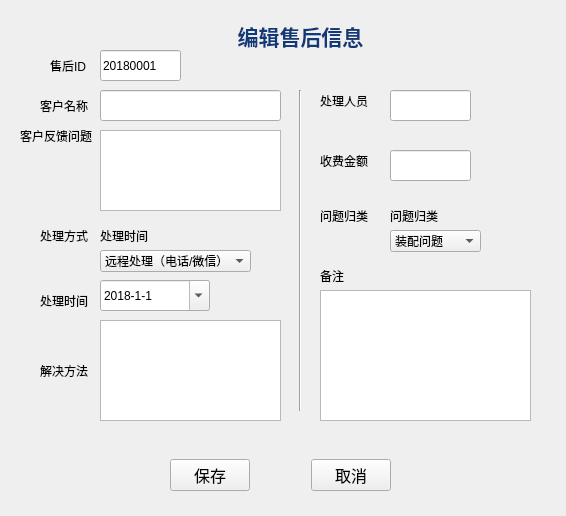
<?xml version="1.0" encoding="UTF-8"?>
<ui version="4.0">
 <class>Form</class>
 <widget class="QWidget" name="Form">
  <property name="geometry">
   <rect>
    <x>0</x>
    <y>0</y>
    <width>566</width>
    <height>516</height>
   </rect>
  </property>
  <property name="focusPolicy">
   <enum>Qt::StrongFocus</enum>
  </property>
  <property name="windowTitle">
   <string>Form</string>
  </property>
  <property name="autoFillBackground">
   <bool>true</bool>
  </property>
  <widget class="QLabel" name="label_13">
   <property name="geometry">
    <rect>
     <x>220</x>
     <y>20</y>
     <width>161</width>
     <height>31</height>
    </rect>
   </property>
   <property name="text">
    <string>&lt;html&gt;&lt;head/&gt;&lt;body&gt;&lt;p align=&quot;center&quot;&gt;&lt;span style=&quot; font-size:16pt; font-weight:600; color:#0f3978;&quot;&gt;编辑售后信息&lt;/span&gt;&lt;/p&gt;&lt;/body&gt;&lt;/html&gt;</string>
   </property>
  </widget>
  <widget class="QLabel" name="label_7">
   <property name="geometry">
    <rect>
     <x>320</x>
     <y>260</y>
     <width>59</width>
     <height>31</height>
    </rect>
   </property>
   <property name="text">
    <string>备注</string>
   </property>
  </widget>
  <widget class="QLabel" name="label_6">
   <property name="geometry">
    <rect>
     <x>320</x>
     <y>70</y>
     <width>59</width>
     <height>61</height>
    </rect>
   </property>
   <property name="text">
    <string>处理人员</string>
   </property>
  </widget>
  <widget class="QWidget" name="horizontalLayoutWidget">
   <property name="geometry">
    <rect>
     <x>170</x>
     <y>450</y>
     <width>221</width>
     <height>51</height>
    </rect>
   </property>
   <layout class="QHBoxLayout" name="horizontalLayout">
    <item>
     <widget class="QPushButton" name="pushButton_save">
      <property name="font">
       <font>
        <family>宋体</family>
        <pointsize>12</pointsize>
        <weight>50</weight>
        <bold>false</bold>
       </font>
      </property>
      <property name="text">
       <string>保存</string>
      </property>
     </widget>
    </item>
    <item>
     <spacer name="horizontalSpacer">
      <property name="orientation">
       <enum>Qt::Horizontal</enum>
      </property>
      <property name="sizeHint" stdset="0">
       <size>
        <width>40</width>
        <height>20</height>
       </size>
      </property>
     </spacer>
    </item>
    <item>
     <widget class="QPushButton" name="pushButton_cancel">
      <property name="font">
       <font>
        <family>宋体</family>
        <pointsize>12</pointsize>
        <weight>50</weight>
        <bold>false</bold>
       </font>
      </property>
      <property name="text">
       <string>取消</string>
      </property>
     </widget>
    </item>
   </layout>
  </widget>
  <widget class="QLabel" name="label_8">
   <property name="geometry">
    <rect>
     <x>40</x>
     <y>340</y>
     <width>59</width>
     <height>61</height>
    </rect>
   </property>
   <property name="text">
    <string>解决方法</string>
   </property>
  </widget>
  <widget class="QComboBox" name="comboBox_method">
   <property name="geometry">
    <rect>
     <x>100</x>
     <y>250</y>
     <width>151</width>
     <height>22</height>
    </rect>
   </property>
   <item>
    <property name="text">
     <string>远程处理（电话/微信）</string>
    </property>
   </item>
   <item>
    <property name="text">
     <string>上门服务</string>
    </property>
   </item>
  </widget>
  <widget class="QLabel" name="label">
   <property name="geometry">
    <rect>
     <x>50</x>
     <y>50</y>
     <width>41</width>
     <height>31</height>
    </rect>
   </property>
   <property name="text">
    <string>售后ID</string>
   </property>
  </widget>
  <widget class="QLineEdit" name="lineEdit_id">
   <property name="geometry">
    <rect>
     <x>100</x>
     <y>50</y>
     <width>81</width>
     <height>31</height>
    </rect>
   </property>
   <property name="text">
    <string>20180001</string>
   </property>
   <property name="readOnly">
    <bool>true</bool>
   </property>
  </widget>
  <widget class="QLabel" name="label_2">
   <property name="geometry">
    <rect>
     <x>40</x>
     <y>90</y>
     <width>51</width>
     <height>31</height>
    </rect>
   </property>
   <property name="text">
    <string>客户名称</string>
   </property>
  </widget>
  <widget class="QLineEdit" name="lineEdit_name">
   <property name="geometry">
    <rect>
     <x>100</x>
     <y>90</y>
     <width>181</width>
     <height>31</height>
    </rect>
   </property>
  </widget>
  <widget class="QLabel" name="label_3">
   <property name="geometry">
    <rect>
     <x>20</x>
     <y>120</y>
     <width>72</width>
     <height>31</height>
    </rect>
   </property>
   <property name="text">
    <string>客户反馈问题</string>
   </property>
  </widget>
  <widget class="QLabel" name="label_4">
   <property name="geometry">
    <rect>
     <x>40</x>
     <y>220</y>
     <width>51</width>
     <height>31</height>
    </rect>
   </property>
   <property name="text">
    <string>处理方式</string>
   </property>
  </widget>
  <widget class="QLabel" name="label_5">
   <property name="geometry">
    <rect>
     <x>40</x>
     <y>280</y>
     <width>51</width>
     <height>41</height>
    </rect>
   </property>
   <property name="text">
    <string>处理时间</string>
   </property>
  </widget>
  <widget class="QLineEdit" name="lineEdit_staff">
   <property name="geometry">
    <rect>
     <x>390</x>
     <y>90</y>
     <width>81</width>
     <height>31</height>
    </rect>
   </property>
   <property name="text">
    <string/>
   </property>
  </widget>
  <widget class="QLabel" name="label_9">
   <property name="geometry">
    <rect>
     <x>320</x>
     <y>130</y>
     <width>59</width>
     <height>61</height>
    </rect>
   </property>
   <property name="text">
    <string>收费金额</string>
   </property>
  </widget>
  <widget class="QComboBox" name="comboBox_classify">
   <property name="geometry">
    <rect>
     <x>390</x>
     <y>230</y>
     <width>91</width>
     <height>22</height>
    </rect>
   </property>
   <item>
    <property name="text">
     <string>装配问题</string>
    </property>
   </item>
   <item>
    <property name="text">
     <string>零件质量问题</string>
    </property>
   </item>
   <item>
    <property name="text">
     <string>产品设计问题</string>
    </property>
   </item>
   <item>
    <property name="text">
     <string>使用不当</string>
    </property>
   </item>
  </widget>
  <widget class="QLabel" name="label_10">
   <property name="geometry">
    <rect>
     <x>320</x>
     <y>200</y>
     <width>51</width>
     <height>31</height>
    </rect>
   </property>
   <property name="text">
    <string>问题归类</string>
   </property>
  </widget>
  <widget class="Line" name="line">
   <property name="geometry">
    <rect>
     <x>290</x>
     <y>90</y>
     <width>20</width>
     <height>321</height>
    </rect>
   </property>
   <property name="orientation">
    <enum>Qt::Vertical</enum>
   </property>
  </widget>
  <widget class="QPlainTextEdit" name="plainTextEdit_problem">
   <property name="geometry">
    <rect>
     <x>100</x>
     <y>130</y>
     <width>181</width>
     <height>81</height>
    </rect>
   </property>
  </widget>
  <widget class="QPlainTextEdit" name="plainTextEdit_solution">
   <property name="geometry">
    <rect>
     <x>100</x>
     <y>320</y>
     <width>181</width>
     <height>101</height>
    </rect>
   </property>
  </widget>
  <widget class="QPlainTextEdit" name="plainTextEdit_remark">
   <property name="geometry">
    <rect>
     <x>320</x>
     <y>290</y>
     <width>211</width>
     <height>131</height>
    </rect>
   </property>
  </widget>
  <widget class="QLabel" name="label_classify">
   <property name="geometry">
    <rect>
     <x>390</x>
     <y>200</y>
     <width>71</width>
     <height>31</height>
    </rect>
   </property>
   <property name="text">
    <string>问题归类</string>
   </property>
  </widget>
  <widget class="QLabel" name="label_method">
   <property name="geometry">
    <rect>
     <x>100</x>
     <y>220</y>
     <width>161</width>
     <height>31</height>
    </rect>
   </property>
   <property name="text">
    <string>处理时间</string>
   </property>
  </widget>
  <widget class="QLineEdit" name="lineEdit_charge">
   <property name="geometry">
    <rect>
     <x>390</x>
     <y>150</y>
     <width>81</width>
     <height>31</height>
    </rect>
   </property>
   <property name="text">
    <string/>
   </property>
  </widget>
  <widget class="QDateEdit" name="dateEdit_handle">
   <property name="geometry">
    <rect>
     <x>100</x>
     <y>280</y>
     <width>110</width>
     <height>31</height>
    </rect>
   </property>
   <property name="dateTime">
    <datetime>
     <hour>0</hour>
     <minute>0</minute>
     <second>0</second>
     <year>2018</year>
     <month>1</month>
     <day>1</day>
    </datetime>
   </property>
   <property name="displayFormat">
    <string>yyyy-M-d</string>
   </property>
   <property name="calendarPopup">
    <bool>true</bool>
   </property>
   <property name="date">
    <date>
     <year>2018</year>
     <month>1</month>
     <day>1</day>
    </date>
   </property>
  </widget>
 </widget>
 <resources/>
 <connections>
  <connection>
   <sender>pushButton_save</sender>
   <signal>clicked()</signal>
   <receiver>Form</receiver>
   <slot>saveToSqlite()</slot>
   <hints>
    <hint type="sourcelabel">
     <x>216</x>
     <y>463</y>
    </hint>
    <hint type="destinationlabel">
     <x>91</x>
     <y>218</y>
    </hint>
   </hints>
  </connection>
  <connection>
   <sender>pushButton_cancel</sender>
   <signal>clicked()</signal>
   <receiver>Form</receiver>
   <slot>close()</slot>
   <hints>
    <hint type="sourcelabel">
     <x>389</x>
     <y>463</y>
    </hint>
    <hint type="destinationlabel">
     <x>361</x>
     <y>446</y>
    </hint>
   </hints>
  </connection>
 </connections>
 <slots>
  <slot>saveToSqlite()</slot>
 </slots>
</ui>
